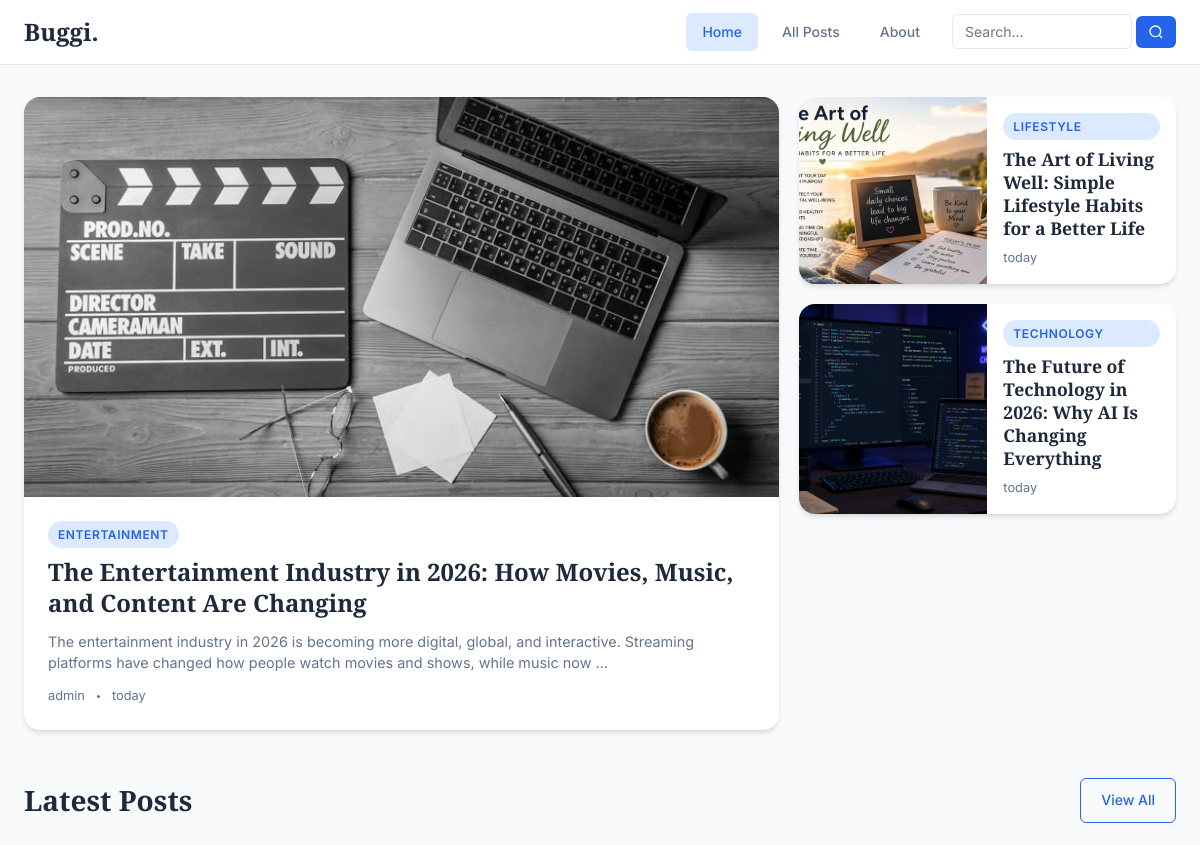
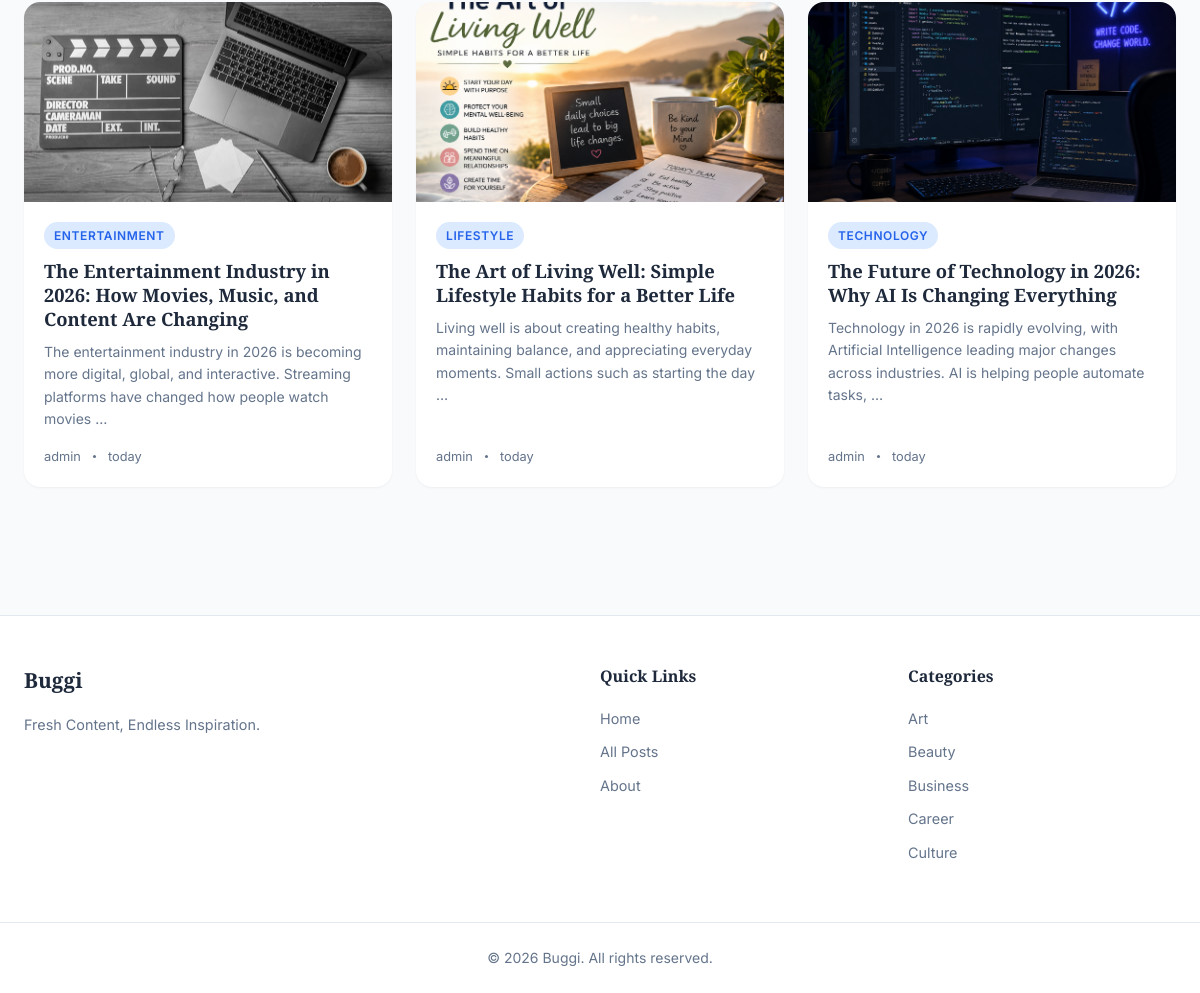
The page / on the database its author committed (2 pictures, top to bottom).
### blog/models.py (models this page shows, shortened)
class Post(models.Model):
    STATUS_CHOICES = [
        ('draft', 'Draft'),
        ('published', 'Published'),
    ]
    title = models.CharField(max_length=200)
    slug = models.SlugField(max_length=200, unique=True)
    author = models.ForeignKey(User, on_delete=models.CASCADE, related_name='posts')
    summary = models.TextField(max_length=500, blank=True, help_text="Brief summary of the post")
    content = RichTextUploadingField()
    featured_image = models.ImageField(upload_to='posts/%Y/%m/', blank=True, null=True)
    category = models.ForeignKey(Category, on_delete=models.SET_NULL, null=True, blank=True, related_name='posts')
    tags = models.ManyToManyField(Tag, blank=True, related_name='posts')
    status = models.CharField(max_length=10, choices=STATUS_CHOICES, default='draft')
    created_at = models.DateTimeField(auto_now_add=True)
    updated_at = models.DateTimeField(auto_now=True)
    published_at = models.DateTimeField(null=True, blank=True)
    class Meta:
        ordering = ['-published_at', '-created_at']
    def get_absolute_url(self):
        return reverse('blog:post_detail', kwargs={'slug': self.slug})

class Category(models.Model):
    name = models.CharField(max_length=100, unique=True)
    slug = models.SlugField(max_length=100, unique=True)
    description = models.TextField(blank=True)
    class Meta:
        verbose_name_plural = "categories"
        ordering = ['name']
    def get_absolute_url(self):
        return reverse('blog:category_posts', kwargs={'slug': self.slug})

### blog/views.py (the view)
# urls.py: path('', views.HomeView.as_view(), name='home'),
class HomeView(ListView):
    model = Post
    template_name = 'blog/home.html'
    context_object_name = 'posts'
    paginate_by = 6
    def get_queryset(self):
        return Post.objects.filter(status='published').select_related('category', 'author').prefetch_related('tags')
    def get_context_data(self, **kwargs):
        context = super().get_context_data(**kwargs)
        context['featured_posts'] = Post.objects.filter(status='published', featured_image__isnull=False)[:3]
        context['categories'] = Category.objects.all()
        context['recent_posts'] = Post.objects.filter(status='published')[:5]
        context['tags'] = Tag.objects.all()
        return context

### blog/templates/blog/home.html (shortened to what this page needs)
{% extends 'blog/base.html' %}
{% load humanize %}
{% block content %}
{% if featured_posts %}
<section class="hero">
    <div class="hero-main">
        {% with post=featured_posts.0 %}
        <article class="hero-card hero-card-large">
            {% if post.featured_image %}
            <img src="{{ post.featured_image.url }}" alt="{{ post.title }}">
            {% endif %}
            <div class="hero-card-content">
                <span class="badge">{{ post.category.name|default:"Uncategorized" }}</span>
                <h2><a href="{{ post.get_absolute_url }}">{{ post.title }}</a></h2>
                <p>{{ post.summary|default:post.content|truncatewords:25 }}</p>
                <div class="meta">
                    <span>{{ post.author.get_full_name|default:post.author.username }}</span>
                    <span>{{ post.published_at|naturalday }}</span>
                </div>
            </div>
        </article>
        {% endwith %}
    </div>
    {% if featured_posts|length > 1 %}
    <div class="hero-side">
        {% for post in featured_posts|slice:"1:3" %}
        <article class="hero-card hero-card-small">
            {% if post.featured_image %}
            <img src="{{ post.featured_image.url }}" alt="{{ post.title }}">
            {% endif %}
            <div class="hero-card-content">
                <span class="badge">{{ post.category.name|default:"Uncategorized" }}</span>
                <h3><a href="{{ post.get_absolute_url }}">{{ post.title }}</a></h3>
                <div class="meta">
                    <span>{{ post.published_at|naturalday }}</span>
                </div>
            </div>
        </article>
        {% endfor %}
    </div>
    {% endif %}
</section>
{% endif %}
<section class="section">
    <div class="section-header">
        <h2>Latest Posts</h2>
        <a href="{% url 'blog:post_list' %}" class="btn btn-outline">View All</a>
    </div>
    <div class="posts-grid">
        {% for post in posts %}
        <article class="post-card">
            {% if post.featured_image %}
            <div class="post-card-image">
                <img src="{{ post.featured_image.url }}" alt="{{ post.title }}">
            </div>
            {% endif %}
            <div class="post-card-content">
                <span class="badge">{{ post.category.name|default:"Uncategorized" }}</span>
                <h3><a href="{{ post.get_absolute_url }}">{{ post.title }}</a></h3>
                <p>{{ post.summary|default:post.content|truncatewords:20 }}</p>
                <div class="meta">
                    <span>{{ post.author.get_full_name|default:post.author.username }}</span>
                    <span>{{ post.published_at|naturalday }}</span>
                </div>
            </div>
        </article>
        {% empty %}
        <p class="empty-message">No posts published yet. Check back soon!</p>
        {% endfor %}
    </div>
</section>
{% endblock %}

### blog/templates/blog/base.html (shortened to what this page needs)
<!DOCTYPE html>
<html lang="en">
<head>
    {% load static %}
    <link rel="stylesheet" href="{% static 'blog/css/style.css' %}">
</head>
<body>
    <header class="header">
        <nav class="navbar">
            <div class="nav-brand">
                <a href="{% url 'blog:home' %}">Buggi.</a>
            </div>
            <ul class="nav-menu">
                <li><a href="{% url 'blog:home' %}" class="{% if request.resolver_match.url_name == 'home' %}active{% endif %}">Home</a></li>
                <li><a href="{% url 'blog:post_list' %}" class="{% if request.resolver_match.url_name == 'post_list' %}active{% endif %}">All Posts</a></li>
                <li><a href="{% url 'blog:about' %}" class="{% if request.resolver_match.url_name == 'about' %}active{% endif %}">About</a></li>
                <li>
                    <form class="search-form" action="{% url 'blog:search' %}" method="get">
                        <input type="text" name="q" placeholder="Search..." value="{{ request.GET.q|default:'' }}">
                        <button type="submit" aria-label="Search">
                            <svg width="16" height="16" viewBox="0 0 24 24" fill="none" stroke="currentColor" stroke-width="2">
                                <circle cx="11" cy="11" r="8"></circle>
                                <path d="m21 21-4.35-4.35"></path>
                            </svg>
                        </button>
                    </form>
                </li>
            </ul>
        </nav>
    </header>
    <main class="main-content">
        {% block content %}{% endblock %}
    </main>
    <footer class="footer">
        <div class="footer-content">
            <div class="footer-section">
                <h3>Buggi</h3>
                <p>Fresh Content, Endless Inspiration.</p>
            </div>
            <div class="footer-section">
                <h4>Quick Links</h4>
                <ul>
                    <li><a href="{% url 'blog:home' %}">Home</a></li>
                    <li><a href="{% url 'blog:post_list' %}">All Posts</a></li>
                    <li><a href="{% url 'blog:about' %}">About</a></li>
                </ul>
            </div>
            <div class="footer-section">
                <h4>Categories</h4>
                <ul>
                    {% for cat in categories|slice:":5" %}
                    <li><a href="{{ cat.get_absolute_url }}">{{ cat.name }}</a></li>
                    {% empty %}
                    <li>No categories yet</li>
                    {% endfor %}
                </ul>
            </div>
        </div>
        <div class="footer-bottom">
            <p>&copy; {% now "Y" %} Buggi. All rights reserved.</p>
        </div>
    </footer>
</body>
</html>

### rows shown on the page
Post: featured_image (picture), category.name "ENTERTAINMENT", title "The Entertainment Industry in 2026: How Movies, Music, and Content Are Changing", summary "The entertainment industry in 2026 is becoming more digital, global, and interactive. Streaming platforms have changed how people watch movies and shows, while music now …", author.get_full_name "admin", published_at "today", summary "The entertainment industry in 2026 is becoming more digital, global, and interactive. Streaming platforms have changed how people watch movies …"
Post: featured_image (picture), category.name "LIFESTYLE", title "The Art of Living Well: Simple Lifestyle Habits for a Better Life", published_at "today", summary "Living well is about creating healthy habits, maintaining balance, and appreciating everyday moments. Small actions such as starting the day …", author.get_full_name "admin"
Post: featured_image (picture), category.name "TECHNOLOGY", title "The Future of Technology in 2026: Why AI Is Changing Everything", published_at "today", summary "Technology in 2026 is rapidly evolving, with Artificial Intelligence leading major changes across industries. AI is helping people automate tasks, …", author.get_full_name "admin"
Category: name "Art"
Category: name "Beauty"
Category: name "Business"
Category: name "Career"
Category: name "Culture"
